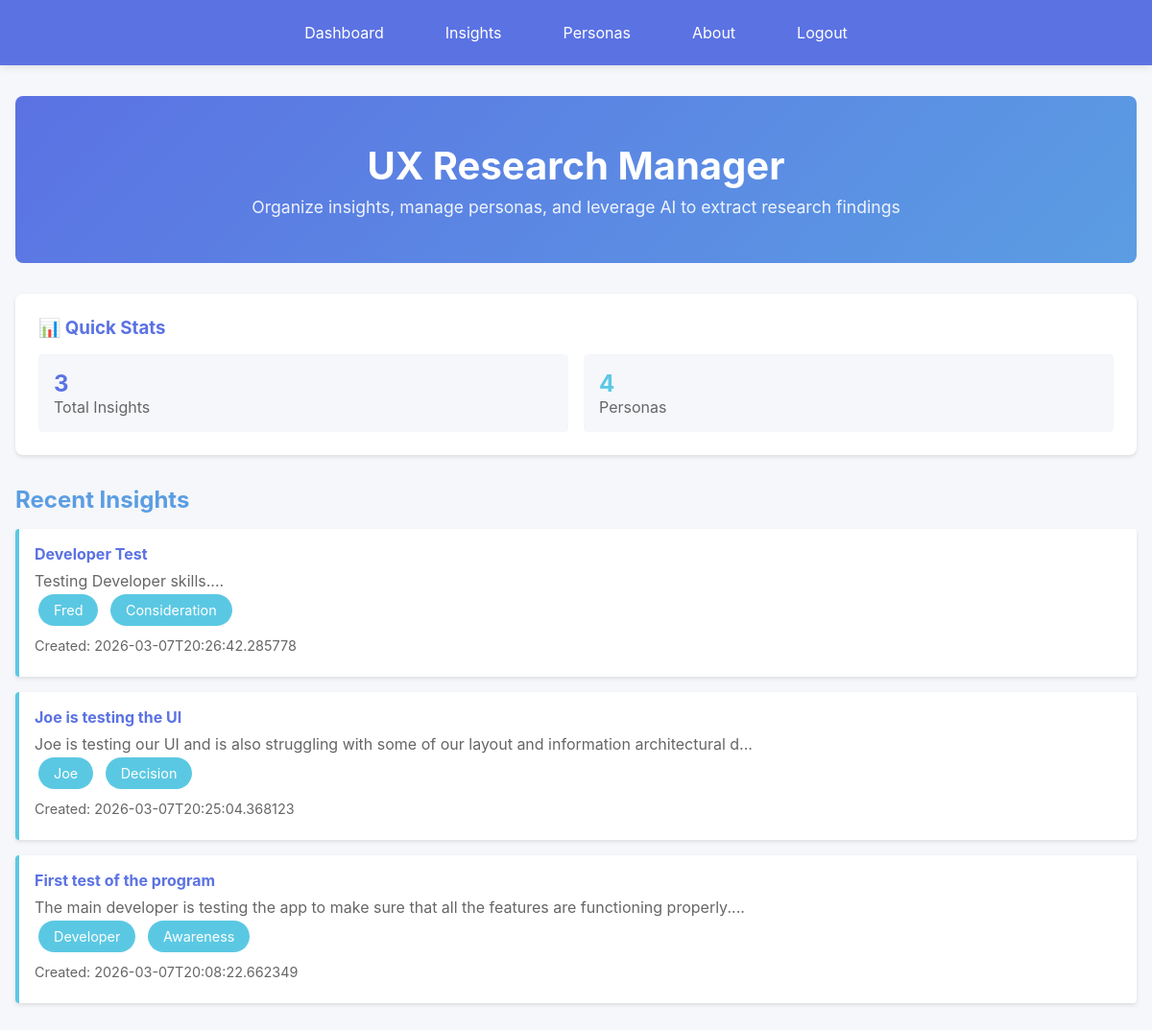
Page / (signed in) on the earlier database version.
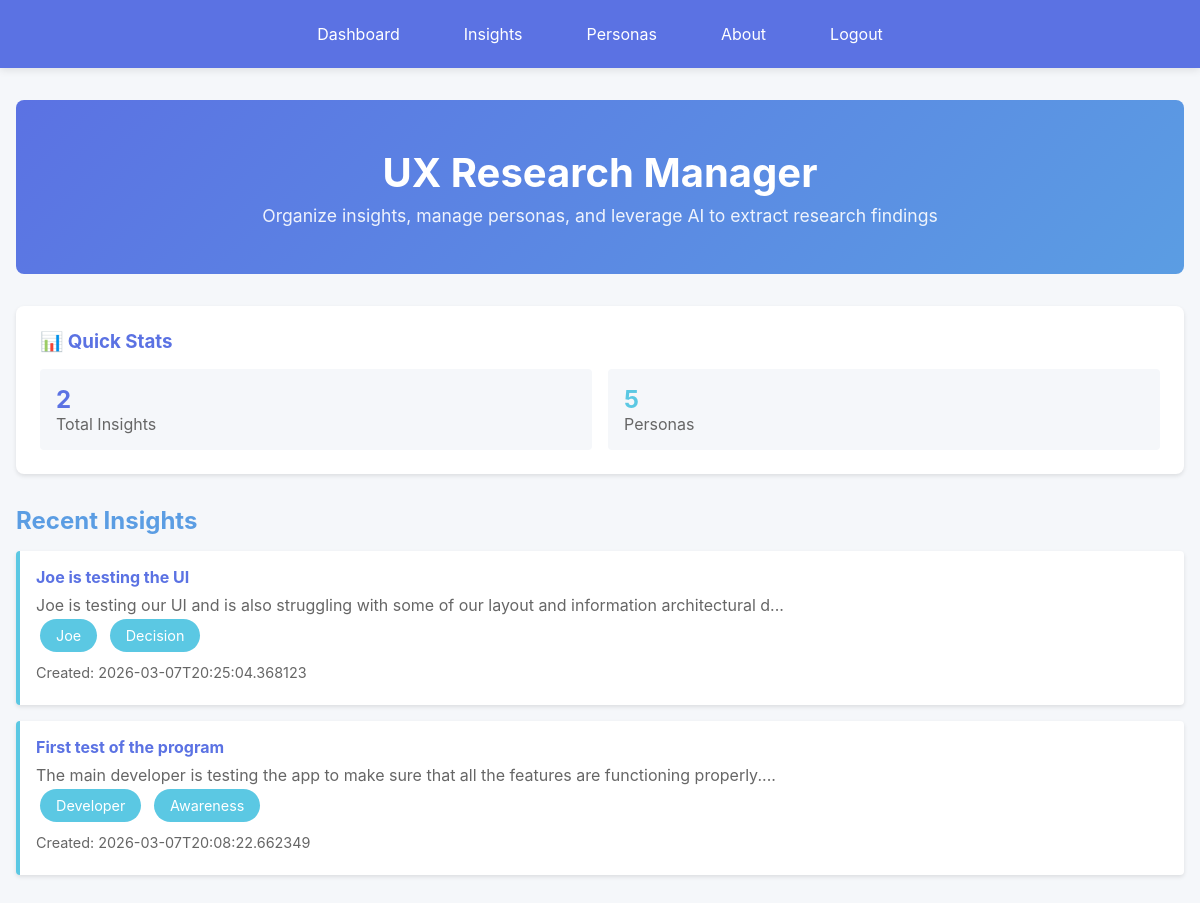
Same page on the later database version.
### models.py (models this page shows, shortened)
class Insight(db.Model):
    __tablename__ = 'insights'
    id = db.Column(db.Integer, primary_key=True)
    user_id = db.Column(db.Integer, db.ForeignKey('users.id'), nullable=True, index=True)
    title = db.Column(db.String(200), nullable=False)
    description = db.Column(db.Text, nullable=False)
    persona_id = db.Column(db.Integer, db.ForeignKey('personas.id'), nullable=True)
    journey_stage = db.Column(db.String(100), nullable=True)
    timestamp = db.Column(db.DateTime, nullable=False, default=datetime.utcnow)
    ai_summary = db.Column(db.Text, nullable=True)
    def to_dict(self):
        return {
            'id': self.id,
            'user_id': self.user_id,
            'title': self.title,
            'description': self.description,
            'persona_id': self.persona_id,
            'persona_name': self.persona.name if self.persona else None,
            'journey_stage': self.journey_stage,
            'timestamp': self.timestamp.isoformat() if self.timestamp else None,
            'ai_summary': self.ai_summary
        }

class Persona(db.Model):
    __tablename__ = 'personas'
    id = db.Column(db.Integer, primary_key=True)
    user_id = db.Column(db.Integer, db.ForeignKey('users.id'), nullable=True, index=True)
    name = db.Column(db.String(200), nullable=False)
    description = db.Column(db.Text, nullable=False)
    timestamp = db.Column(db.DateTime, nullable=False, default=datetime.utcnow)
    insights = db.relationship('Insight', backref='persona', lazy=True, cascade='all, delete-orphan')

### web_app.py (the view)
@app.route('/')
@login_required
def dashboard():
    user_id = current_user_id()
    insights = Insight.query.filter_by(user_id=user_id).order_by(Insight.timestamp.desc()).all()
    personas = Persona.query.filter_by(user_id=user_id).all()
    recent_insights = [insight.to_dict() for insight in insights[:3]]
    return render_template(
        'dashboard.html',
        insights_count=len(insights),
        personas_count=len(personas),
        recent_insights=recent_insights
    )

### web_app.py (called while the page is built)
def current_user_id():
    return session.get('user_id')

def get_current_user():
    user_id = current_user_id()
    if not user_id:
        return None
    return User.query.get(user_id)

def login_required(view_func):
    @wraps(view_func)
    def wrapped(*args, **kwargs):
        if not current_user_id():
            flash('Please log in to continue.', 'error')
            return redirect(url_for('login'))
        return view_func(*args, **kwargs)
    return wrapped

@app.context_processor
def inject_shared_context():
    return {
        'colors': COLORS,
        'current_user': get_current_user()
    }

### templates/dashboard.html
{% extends "base.html" %}
{% block content %}
<div class="hero">
    <h1>UX Research Manager</h1>
    <p>Organize insights, manage personas, and leverage AI to extract research findings</p>
</div>
<div class="filter-section">
    <h3>📊 Quick Stats</h3>
    <div style="display: grid; grid-template-columns: repeat(auto-fit, minmax(150px, 1fr)); gap: 1rem;">
        <div style="padding: 1rem; background: #f5f7fa; border-radius: 4px;">
            <div style="font-size: 1.5rem; font-weight: bold; color: var(--royal-blue);">{{ insights_count }}</div>
            <div style="color: #666;">Total Insights</div>
        </div>
        <div style="padding: 1rem; background: #f5f7fa; border-radius: 4px;">
            <div style="font-size: 1.5rem; font-weight: bold; color: var(--sky-blue);">{{ personas_count }}</div>
            <div style="color: #666;">Personas</div>
        </div>
    </div>
</div>
<h2>Recent Insights</h2>
{% if recent_insights %}
<div class="insights-list">
    {% for insight in recent_insights %}
    <div class="insight-item">
        <h4>{{ insight.title }}</h4>
        <p style="color: #666;">{{ insight.description[:100] }}...</p>
        {% if insight.persona_id %}
        <span class="chip">{{ insight.persona_name }}</span>
        {% endif %}
        {% if insight.journey_stage %}
        <span class="chip">{{ insight.journey_stage }}</span>
        {% endif %}
        <div class="meta">Created: {{ insight.timestamp }}</div>
    </div>
    {% endfor %}
</div>
{% else %}
<div class="empty-state">
    <p>No insights yet. <a href="/insights" style="color: var(--royal-blue);">Create one!</a></p>
</div>
{% endif %}
{% endblock %}

Differences in the rows shown:
removed Insight: title "Developer Test", description "Testing Developer skills.", journey_stage "Consideration"
no longer on this page (row unchanged): Persona: persona_name "Fred"
Other differences:
{{ insights_count }}: "3" → "2"
{{ personas_count }}: "4" → "5"
list line gone: "... Created: 2026-03-07T20:26:42.285778"
